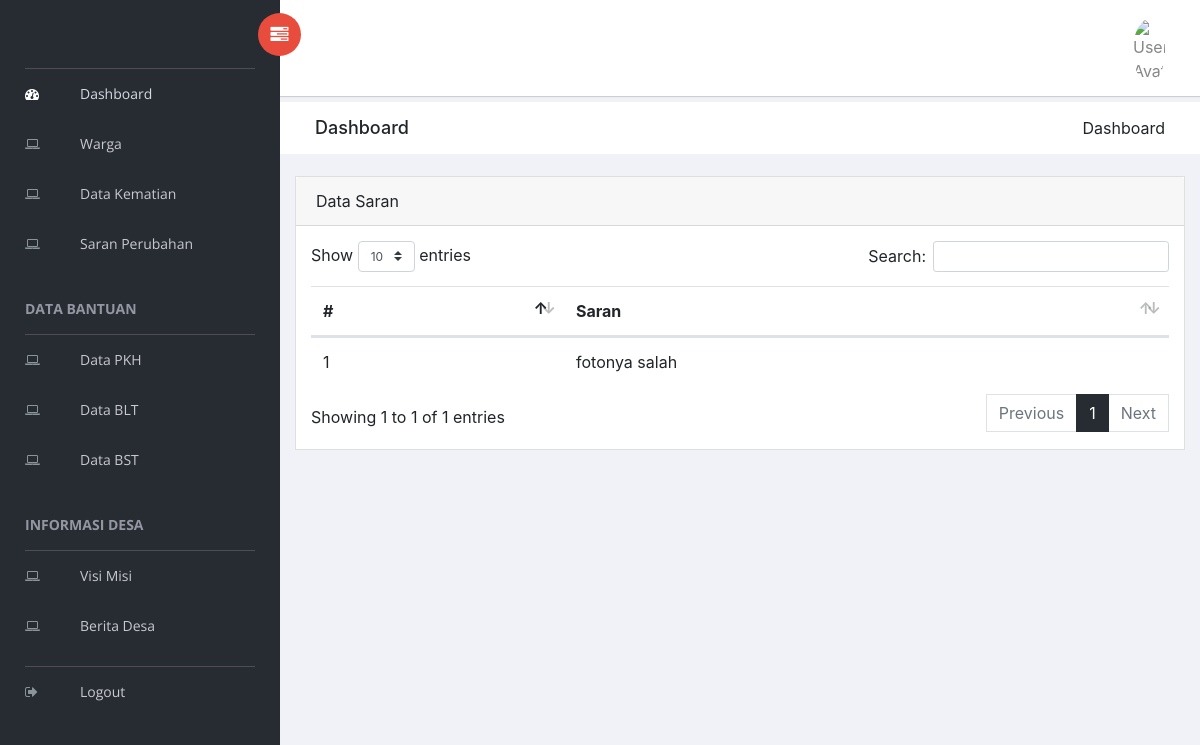
/admin/saran_perubahan.html, run on an earlier commit of the app's database.
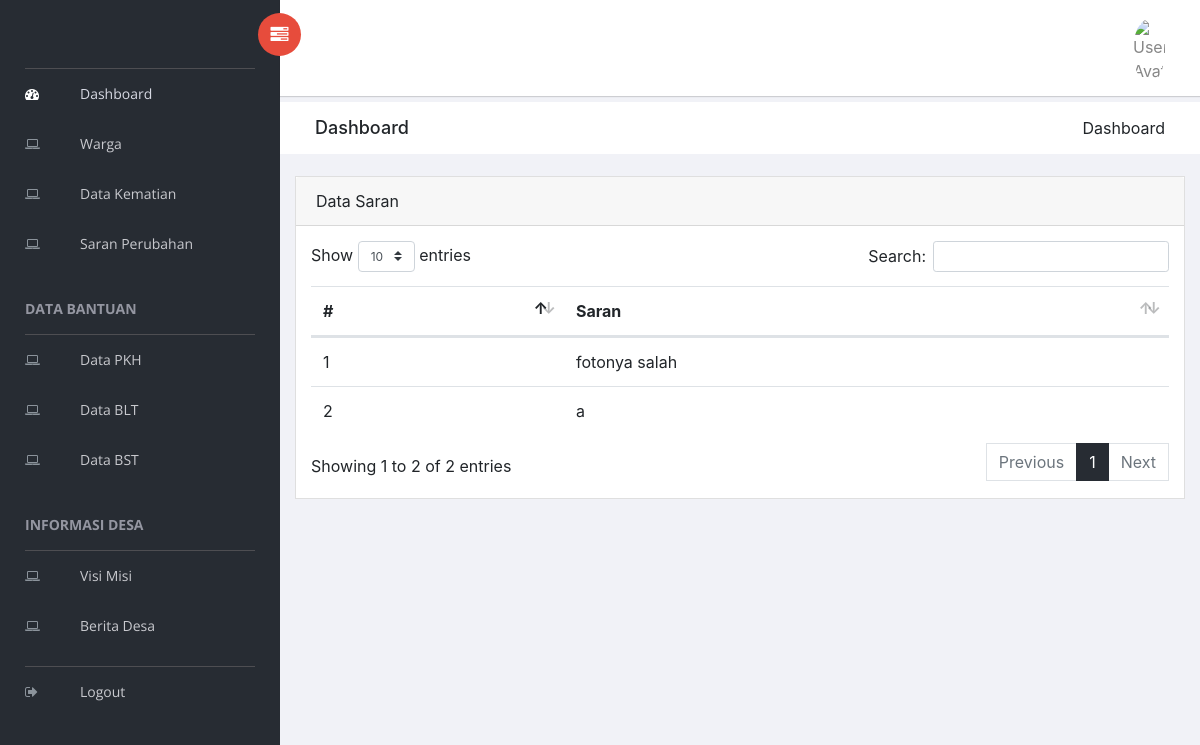
And on a later commit of the database.
### tables this page shows
CREATE TABLE `saran` (
  `id_saran` int(11) NOT NULL,
  `saran_perubahan` text NOT NULL
);

### application/controllers/Admin/Admin.php (called while the page is built, shortened)
<?php
class Admin extends CI_Controller {
  public function saranPerubahanData()
  {
    $data['konten'] = 'admin/saran/index';
    $data['saran']  = $this->SaranModel->get();
		$this->load->view('admin/index', $data);
  }
}

### index.php (called while the page is built, shortened)
<?php
require_once BASEPATH.'core/CodeIgniter.php';

### application/models/SaranModel.php (called while the page is built, shortened)
<?php
class SaranModel extends CI_Model {
  public function get()
  {
    return $this->db->get('saran')->result_array();
  }
}

### application/views/admin/saran/index.php (the view, shortened to what this page needs)
<div class="card">
  <div class="card-header">
    Data Saran
  </div>
  <div class="card-body">
    <div class="table-responsive">
      <table class="table" id="bootstrap-data-table-export">
        <thead>
          <tr>
            <th scope="col">#</th>
            <th scope="col">Saran</th>
          </tr>
        </thead>
        <tbody>
          <?php
            $no = 1;
            foreach ($saran as $key) { ?>
              <tr>
                <td><?= $no++; ?></td>
                <td><?= $key['saran_perubahan']; ?></td>
              </tr>
            <?php }
          ?>
        </tbody>
      </table>
    </div>
  </div>
</div>

What changed in the data, as far as the page shows it:
added saran: saran_perubahan "a"
Also different on the page:
text written by a page script: "Show entries Search: Showing 1 to 1 of 1 entries Previous 1 Next" → "Show entries Search: Showing 1 to 2 of 2 entries Previous 1 Next"
